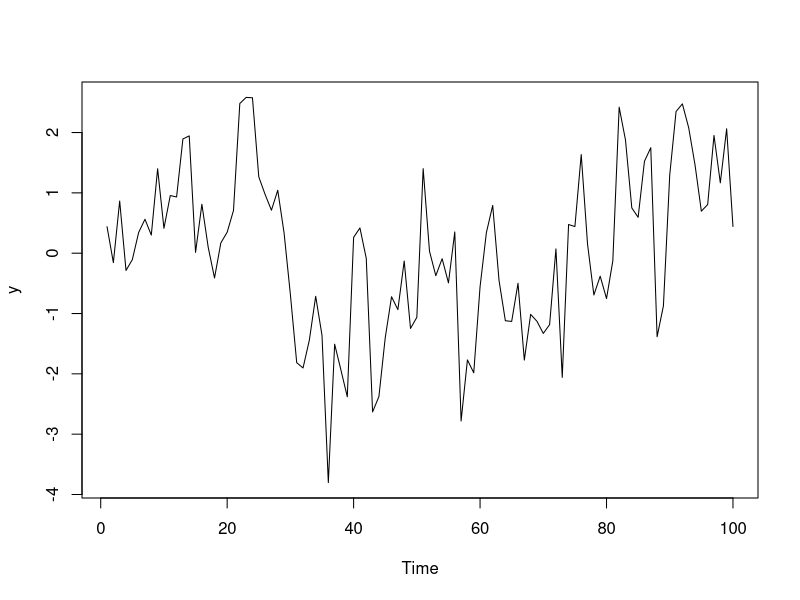
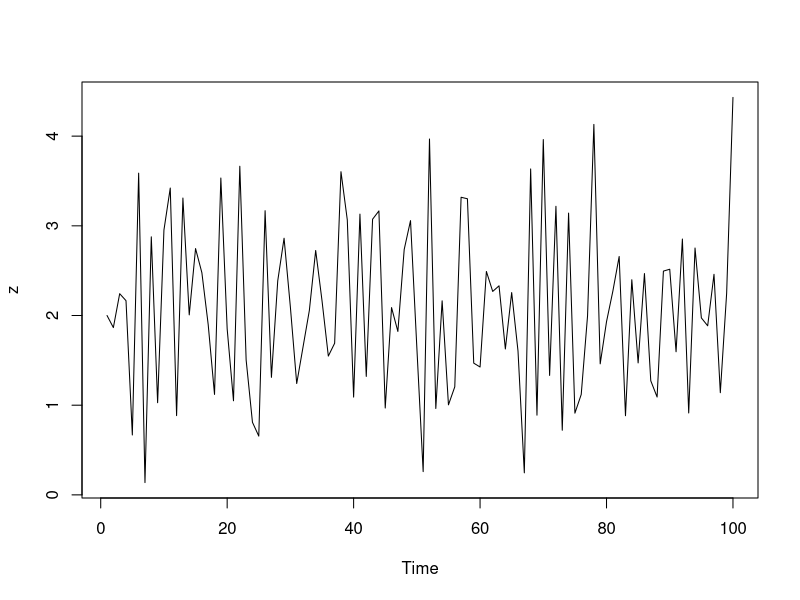
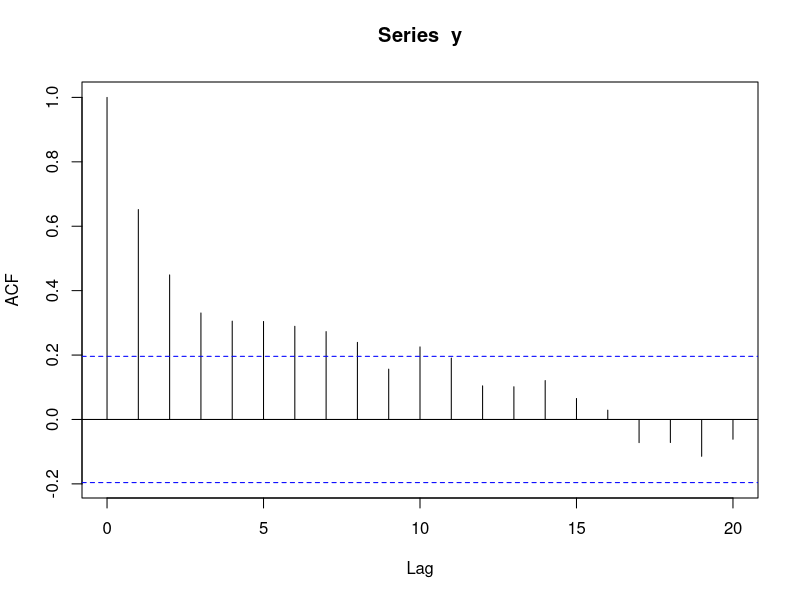
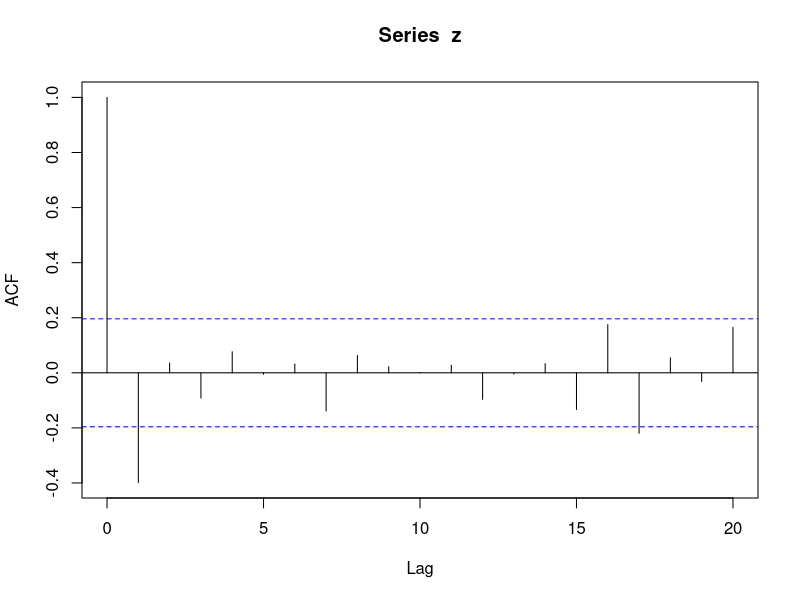
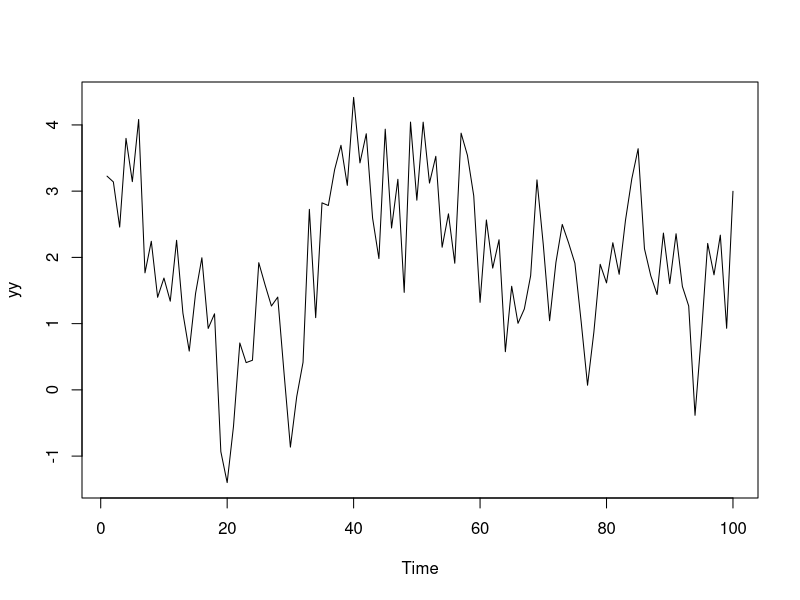
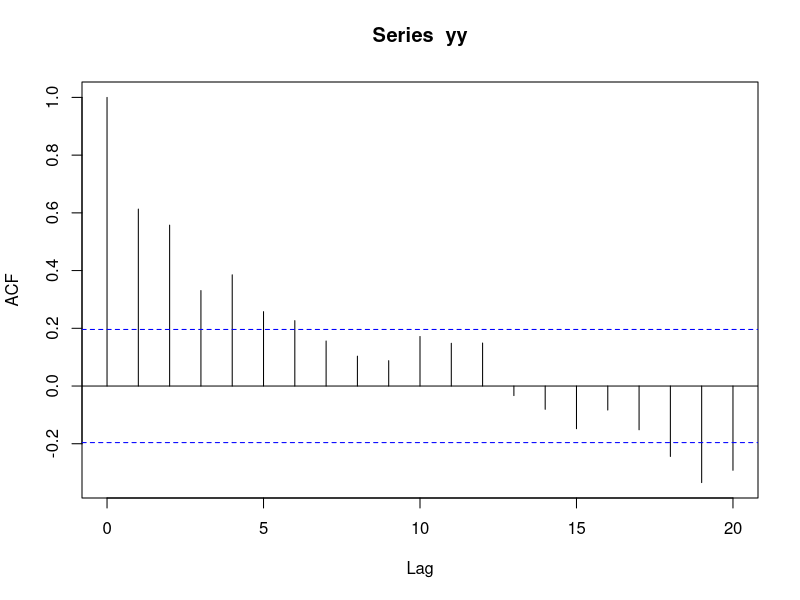
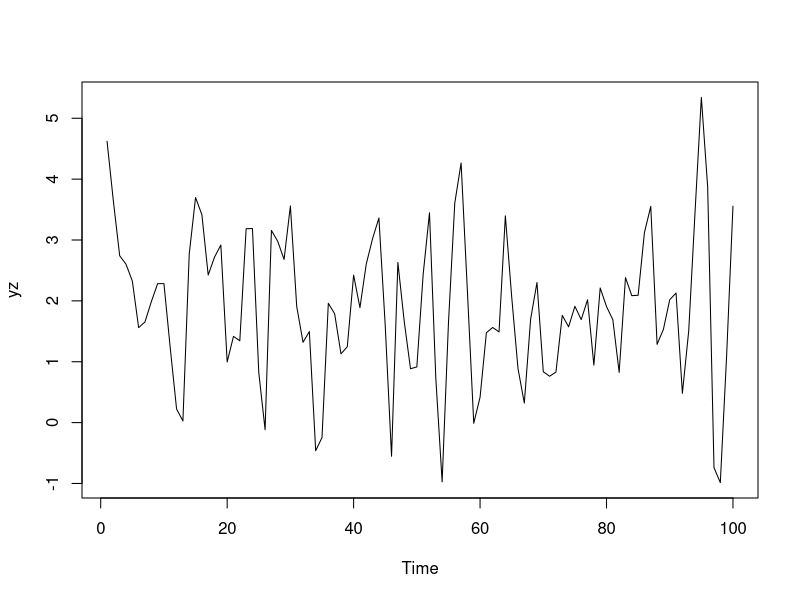
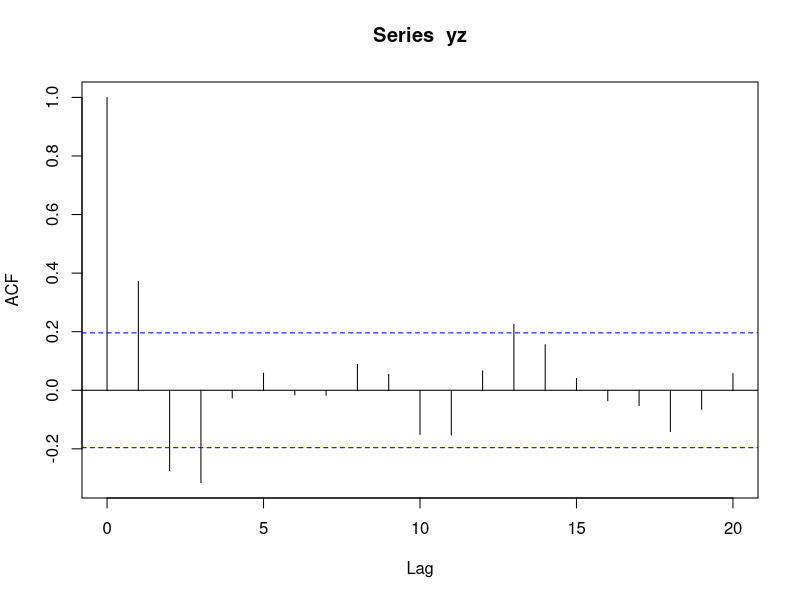

Here is the R script that generated these plots, in order:

# Simulating data, for investigation


# AR
n <- 100
y  <- arima.sim( n = n, list(ar = 0.7)) + 0 # AR(1)
z  <- arima.sim( n = n, list(ar = -0.5)) + 2 # AR(1)
yy <- arima.sim( n = n, list(ar = c(0.5, 0.25))) + 2 # AR(2)
yz <- arima.sim( n = n, list(ar = c(0.5, -.5))) + 2 # AR(2)


plot.ts(y) # AR + 0.5, increased value
plot.ts(z) # AR downward values

acf(y)
acf(z) # Seems like no serial correlation. 


# Visulazie
plot.ts(yy)
acf(yy)


plot.ts(yz)
acf(yz)

## ggplot and facet
library(tidyverse)

df <- tibble( 
    order = rep(c("0.5", "-0.5", "0.5, 0.25", "0.5, -0.25"), each = n), 
    data = c( y, z, yy, yz)
    )  |> 
    mutate( index = 1:n(), .by = order)

# Line plot
ggplot(df, aes(y = data, x = index) ) + geom_line() +  facet_wrap(~order)

# ACF in a ggplot-----------------
df1 <- df |> group_nest(order) 

# The data
df1$acf <- df1$data |> map(\(x) acf(x, plot = F, lag.max = 10)[[1]]  )


